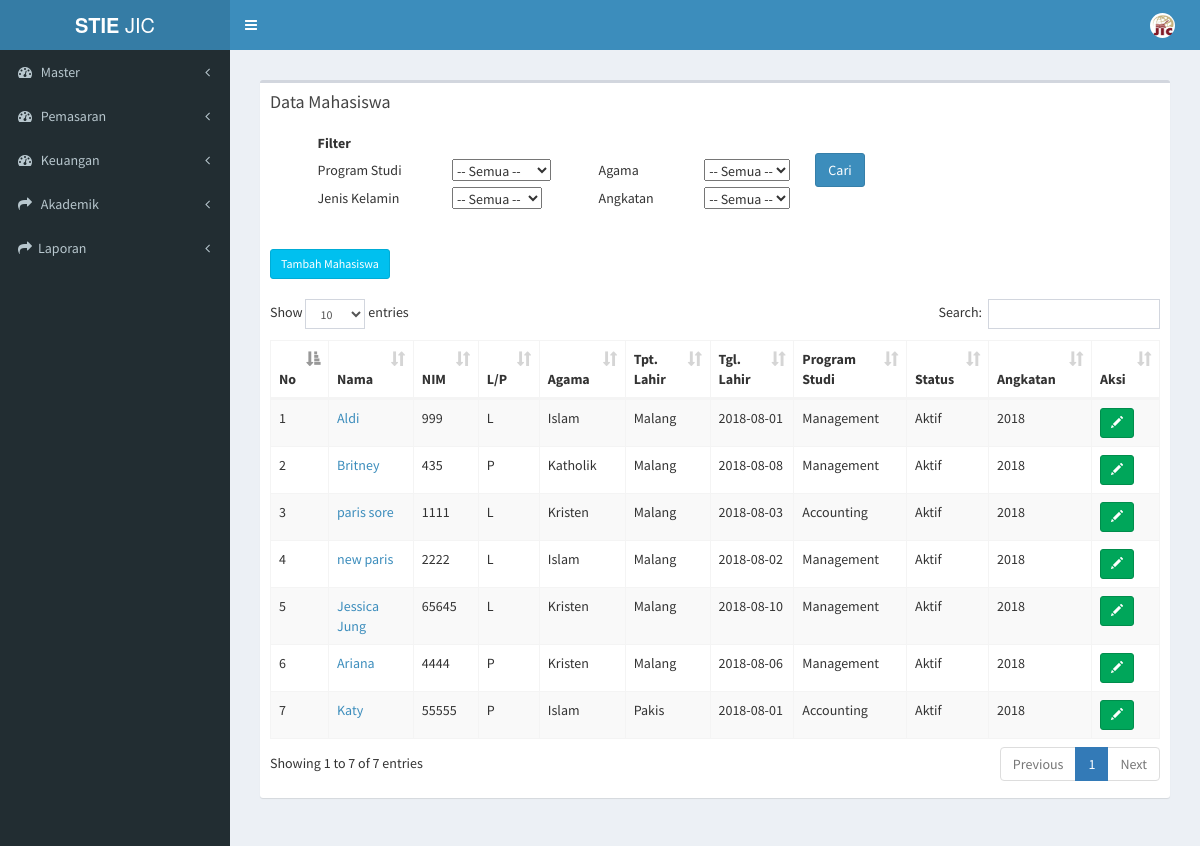
The app's page /index.php/mahasiswa/data_mahasiswa, older data.
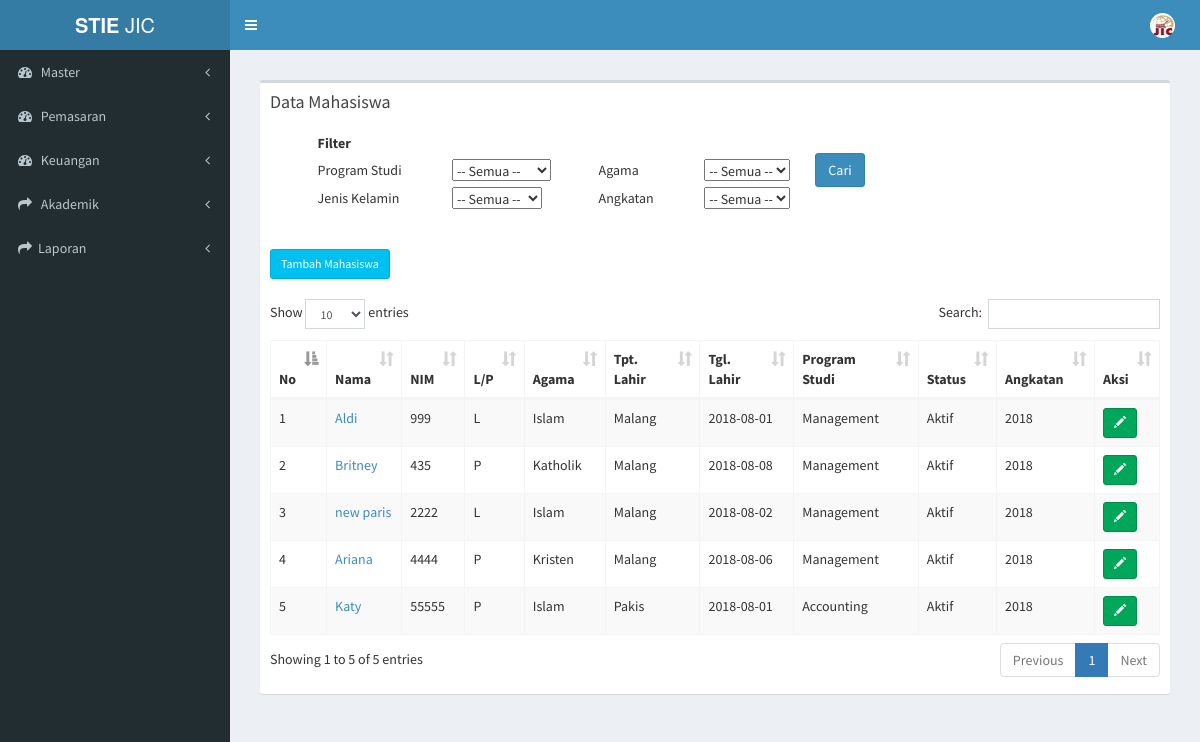
The same page, newer data.
### tables this page shows
CREATE TABLE `tb_mahasiswa` (
  `id_mahasiswa` varchar(7) NOT NULL,
  `id_du` varchar(15) NOT NULL,
  `nama_mahasiswa` varchar(50) NOT NULL,
  `nim` varchar(15) NOT NULL,
  `id_status` varchar(2) NOT NULL,
  `id_konsentrasi` varchar(7) NOT NULL,
  `id_hasil_tes` varchar(7) NOT NULL,
  `id_sekolah` varchar(6) NOT NULL,
  `id_waktu` int(2) NOT NULL,
  `id_grade` varchar(2) NOT NULL,
  `semester_aktif` int(1) NOT NULL
);

CREATE TABLE `tb_bio` (
  `id_mahasiswa` varchar(10) NOT NULL,
  `jenis_kelamin` varchar(10) NOT NULL,
  `tempat_lahir` varchar(30) NOT NULL,
  `tanggal_lahir` date NOT NULL,
  `agama` varchar(20) NOT NULL,
  `foto_mahasiswa` text NOT NULL,
  `angkatan` varchar(4) NOT NULL
);

CREATE TABLE `tb_prodi` (
  `id_prodi` varchar(6) NOT NULL,
  `nama_prodi` varchar(20) NOT NULL,
  `ketua_prodi` varchar(50) NOT NULL
);

CREATE TABLE `tb_status_mhs` (
  `id_status` int(2) NOT NULL,
  `status_mhs` varchar(20) NOT NULL
);

### application/controllers/mahasiswa.php (called while the page is built, shortened)
<?php
class Mahasiswa extends CI_Controller {
	public function __construct()
	{
		$this->load->model('mahasiswa_model');
		$this->load->model('daftar_ulang_model');
		$this->load->model('konsentrasi_model');
		$this->load->model('kurikulum_model');
	}
	public function data_mahasiswa()
	{
			$data['mahasiswa'] = $this->mahasiswa_model->data_mahasiswa_dikti();
			$data['drop_down_prodi'] = $this->konsentrasi_model->get_prodi();
			$data['main_view'] = 'Mahasiswa/mahasiswa_view';
			$this->load->view('template', $data);
	}
}

### index.php (called while the page is built, shortened)
<?php
require_once BASEPATH.'core/CodeIgniter.php';

### application/models/mahasiswa_model.php (called while the page is built, shortened)
<?php
class Mahasiswa_model extends CI_Model {
  public function data_mahasiswa_dikti(){
    $this->db->select('*');
     $this->db->from('tb_mahasiswa');
     $this->db->join('tb_konsentrasi','tb_konsentrasi.id_konsentrasi=tb_mahasiswa.id_konsentrasi');
     $this->db->join('tb_prodi','tb_prodi.id_prodi=tb_konsentrasi.id_prodi');
     $this->db->join('tb_bio','tb_bio.id_mahasiswa=tb_mahasiswa.id_mahasiswa');
     $this->db->join('tb_status_mhs','tb_status_mhs.id_status=tb_mahasiswa.id_status');
     $query = $this->db->get();
     return $query->result();
  }
}

### application/views/Mahasiswa/mahasiswa_view.php (the view, shortened to what this page needs)
<section class="content">
      <div class="row">
        <div class="col-xs-12">
          <div class="box">
            <div class="box-header">
              <h3 class="box-title">Data Mahasiswa</h3>
            </div>
            <div class="box-body">
              <table class="">
                <tbody>
                  <form method="get" action="<?php echo base_url("mahasiswa/filter_mahasiswa/")?>">
                  <tr>
                    <th>&nbsp;&nbsp;&nbsp;&nbsp;&nbsp;&nbsp;&nbsp;&nbsp;&nbsp;&nbsp;&nbsp;&nbsp;&nbsp;&nbsp;&nbsp;&nbsp;&nbsp;Filter</th>
                  </tr>
                  <tr>
                    <td>&nbsp;&nbsp;&nbsp;&nbsp;&nbsp;&nbsp;&nbsp;&nbsp;&nbsp;&nbsp;&nbsp;&nbsp;&nbsp;&nbsp;&nbsp;&nbsp;&nbsp;Program Studi</td>
                    <td>&nbsp;&nbsp;&nbsp;&nbsp;&nbsp;&nbsp;&nbsp;&nbsp;&nbsp;&nbsp;&nbsp;&nbsp;&nbsp;&nbsp;&nbsp;&nbsp;&nbsp;
                      <select name="id_prodi">
                        <option value="">-- Semua --</option>
                      </select>
                    </td>
                    <td>&nbsp;&nbsp;&nbsp;&nbsp;&nbsp;&nbsp;&nbsp;&nbsp;&nbsp;&nbsp;&nbsp;&nbsp;&nbsp;&nbsp;&nbsp;&nbsp;&nbsp;Agama</td>
                    <td>&nbsp;&nbsp;&nbsp;&nbsp;&nbsp;&nbsp;&nbsp;&nbsp;&nbsp;&nbsp;&nbsp;&nbsp;&nbsp;&nbsp;&nbsp;&nbsp;&nbsp;
                      <select name="agama">
                        <option value="">-- Semua --</option>
                      </select>
                    </td>
                    <td>
                      &nbsp;&nbsp;&nbsp;&nbsp;&nbsp;&nbsp;&nbsp;&nbsp;&nbsp;<input type="submit" class="btn btn-primary" value="Cari">
                    </td>
                  </tr>
                  <tr>
                    <td>&nbsp;&nbsp;&nbsp;&nbsp;&nbsp;&nbsp;&nbsp;&nbsp;&nbsp;&nbsp;&nbsp;&nbsp;&nbsp;&nbsp;&nbsp;&nbsp;&nbsp;Jenis Kelamin</td>
                    <td>&nbsp;&nbsp;&nbsp;&nbsp;&nbsp;&nbsp;&nbsp;&nbsp;&nbsp;&nbsp;&nbsp;&nbsp;&nbsp;&nbsp;&nbsp;&nbsp;&nbsp;
                      <select name="jenis_kelamin">
                        <option value="">-- Semua --</option>
                      </select>
                    </td>
                    <td>&nbsp;&nbsp;&nbsp;&nbsp;&nbsp;&nbsp;&nbsp;&nbsp;&nbsp;&nbsp;&nbsp;&nbsp;&nbsp;&nbsp;&nbsp;&nbsp;&nbsp;Angkatan</td>
                    <td>&nbsp;&nbsp;&nbsp;&nbsp;&nbsp;&nbsp;&nbsp;&nbsp;&nbsp;&nbsp;&nbsp;&nbsp;&nbsp;&nbsp;&nbsp;&nbsp;&nbsp;
                      <select name="angkatan">
                        <option value="">-- Semua --</option>
                      </select>
                    </td>
                  </tr>
                </tbody>
              </table>
              <br>
              <br>
              <table id="example1" class="table table-bordered table-striped">
                 <a href="<?php echo base_url(); ?>mahasiswa/page_tambah_mahasiswa" class="btn btn-info btn-sm" > Tambah Mahasiswa</a> <br> <br>
                <thead>
                <tr>
                  <th>No</th>
                  <th>Nama</th>
                  <th>NIM</th>
                  <th>L/P</th>
                  <th>Agama</th>
                  <th>Tpt. Lahir </th>
                  <th>Tgl. Lahir </th>
                  <th>Program Studi</th>
                  <th>Status</th>
                  <th>Angkatan</th>
                  <th>Aksi</th>
                </tr>
                </thead>
                <tbody>
                <?php
               $no = 0;
                foreach ($mahasiswa as $data) {
                  if ($data->id_status == 19) {
                    $status = 'Aktif';}
                    else if ($data->id_status == 1){
                      $status = 'Aktif';
                    } else {
                      $status = $data->status_mhs;
                    }
                  if ($data->id_status != 12) {
                  echo '
                <tr>
                  <td>'.++$no.'</td>
                  <td><a href="'.base_url('mahasiswa/lihat_mahasiswa_dikti/'.$data->id_mahasiswa).'")>'.$data->nama_mahasiswa.'</a></td>
                  <td>'.$data->nim.'</td>
                  <td>'.$data->jenis_kelamin.'</td>
                  <td>'.$data->agama.'</td>
                  <td>'.$data->tempat_lahir.'</td>
                  <td>'.$data->tanggal_lahir.'</td>
                  <td>'.$data->nama_prodi.'</td>
                  <td>'.$status.'</td>
                  <td>'.$data->angkatan.'</td>
                  <td>
                    <a href="'.base_url('mahasiswa/detail_mahasiswa_dikti/'.$data->id_mahasiswa).'" class="btn btn-success  btn-sm"><i class="glyphicon glyphicon-pencil"></i><span class="tooltiptext">Detail Mahasiswa</span></a>
                  </td>
                </tr>
                ';
                  }
              }
              ?>
                </tbody>
              </table>
            </div>
          </div>
        </div>
      </div>
    </section>

### application/views/template.php (shortened to what this page needs)
<!DOCTYPE html>
<html>
<head>
  <link rel="stylesheet" href="<?php echo base_url(); ?>assets/css/bootstrap.min.css">
  <link rel="stylesheet" href="https://cdnjs.cloudflare.com/ajax/libs/font-awesome/4.5.0/css/font-awesome.min.css">
  <link rel="stylesheet" href="https://cdnjs.cloudflare.com/ajax/libs/ionicons/2.0.1/css/ionicons.min.css">
  <link rel="stylesheet" href="<?php echo base_url(); ?>assets/dist/css/AdminLTE.min.css">
  <link rel="stylesheet" href="<?php echo base_url(); ?>assets/dist/css/skins/_all-skins.min.css">
  <link rel="stylesheet" href="<?php echo base_url(); ?>assets/plugins/select2/select2.min.css">
  <link rel="stylesheet" href="<?php echo base_url(); ?>assets/css/styleku.css">
  <link rel="stylesheet" href="<?php echo base_url(); ?>assets/plugins/datatables/dataTables.bootstrap.css">
</head>
<body class="hold-transition skin-blue sidebar-mini">
<div class="wrapper">
  <header class="main-header">
    <a href="../../index2.html" class="logo">
      <span class="logo-lg"><b>STIE </b>JIC</span>
    </a>
    <nav class="navbar navbar-static-top">
      <a href="#" class="sidebar-toggle" data-toggle="offcanvas" role="button">
      </a>
      <div class="navbar-custom-menu">
        <ul class="nav navbar-nav">
          <li class="dropdown user user-menu">
            <a href="#" class="dropdown-toggle" data-toggle="dropdown">
              <img src="<?php echo base_url(); ?>/assets/img/jic.png" class="user-image" alt="User Image">
            </a>
          </li>
        </ul>
      </div>
    </nav>
  </header>
  <aside class="main-sidebar">
    <section class="sidebar">
      <ul class="sidebar-menu">
        <?php
          if($this->session->userdata('level') == 5){ ?>
            <li><a href="<?php echo base_url(); ?>mahasiswa"><i class="fa fa-user"></i> <span>Profil</span></a></li>
            <li><a href="<?php echo base_url(); ?>mahasiswa/history_pendidikan"><i class="fa fa-history"></i> <span>History Pendidikan</span></a></li>
            <li><a href="<?php echo base_url(); ?>mahasiswa/krs_mahasiswa"><i class="fa fa-book"></i> <span>KRS Mahasiswa</span></a></li>
            <li><a href="<?php echo base_url(); ?>mahasiswa/history_nilai"><i class="fa fa-file-text"></i> <span>History Nilai</span></a></li>
            <li><a href="<?php echo base_url(); ?>mahasiswa/aktivitas_perkuliahan"><i class="fa fa-calendar-o"></i> <span>Aktivitas Perkuliahan</span></a></li>
            <li><a href="<?php echo base_url(); ?>mahasiswa/prestasi"><i class="fa fa-graduation-cap"></i> <span>Prestasi</span></a></li>
          <?php } else { ?>
        <li class="treeview">
          <a href="#">
            <i class="fa fa-dashboard"></i> <span>Master</span>
            <span class="pull-right-container">
              <i class="fa fa-angle-left pull-right"></i>
            </span>
          </a>
        </li>
        <li class="treeview">
          <a href="#">
            <i class="fa fa-dashboard"></i> <span> Pemasaran </span>
            <span class="pull-right-container">
              <i class="fa fa-angle-left pull-right"></i>
            </span>
          </a>
        </li>
        <li class="treeview">
          <a href="#">
            <i class="fa fa-dashboard"></i> <span> Keuangan </span>
            <span class="pull-right-container">
              <i class="fa fa-angle-left pull-right"></i>
            </span>
          </a>
        </li>
         <li class="treeview">
          <a href="#">
            <i class="fa fa-share"></i> <span>Akademik</span>
            <span class="pull-right-container">
              <i class="fa fa-angle-left pull-right"></i>
            </span>
          </a>
        </li>
        <li class="treeview">
              <a href="#"><i class="fa fa-share"></i><span>Laporan</span>
                <span class="pull-right-container">
                  <i class="fa fa-angle-left pull-right"></i>
                </span>
              </a>
            </li>
          <?php } ?>
      </ul>
    </section>
  </aside>
  <div class="content-wrapper">
    <section class="content">
      <?php $this->load->view($main_view); ?>
    </section>
  </div>
    </div>
</body>
</html>

### application/views/template.php (style rules this page uses)
a { position: relative; display: inline-block; }

Row changes from the older to the newer data that the page shows:
removed tb_mahasiswa: nama_mahasiswa "paris sore", nim "1111", tb_bio.jenis_kelamin "L", tb_bio.agama "Kristen", tb_bio.tempat_lahir "Malang", tb_bio.tanggal_lahir "2018-08-03", tb_prodi.nama_prodi "Accounting", id_status.id_status "Aktif", tb_bio.angkatan "2018"
removed tb_mahasiswa: nama_mahasiswa "Jessica Jung", nim "65645", tb_bio.jenis_kelamin "L", tb_bio.agama "Kristen", tb_bio.tempat_lahir "Malang", tb_bio.tanggal_lahir "2018-08-10", tb_prodi.nama_prodi "Management", id_status.id_status "Aktif", tb_bio.angkatan "2018"
Text that changed along with them:
text written by a page script: "Show entries Search: Showing 1 to 7 of 7 entries Previous 1 Next" → "Show entries Search: Showing 1 to 5 of 5 entries Previous 1 Next"
